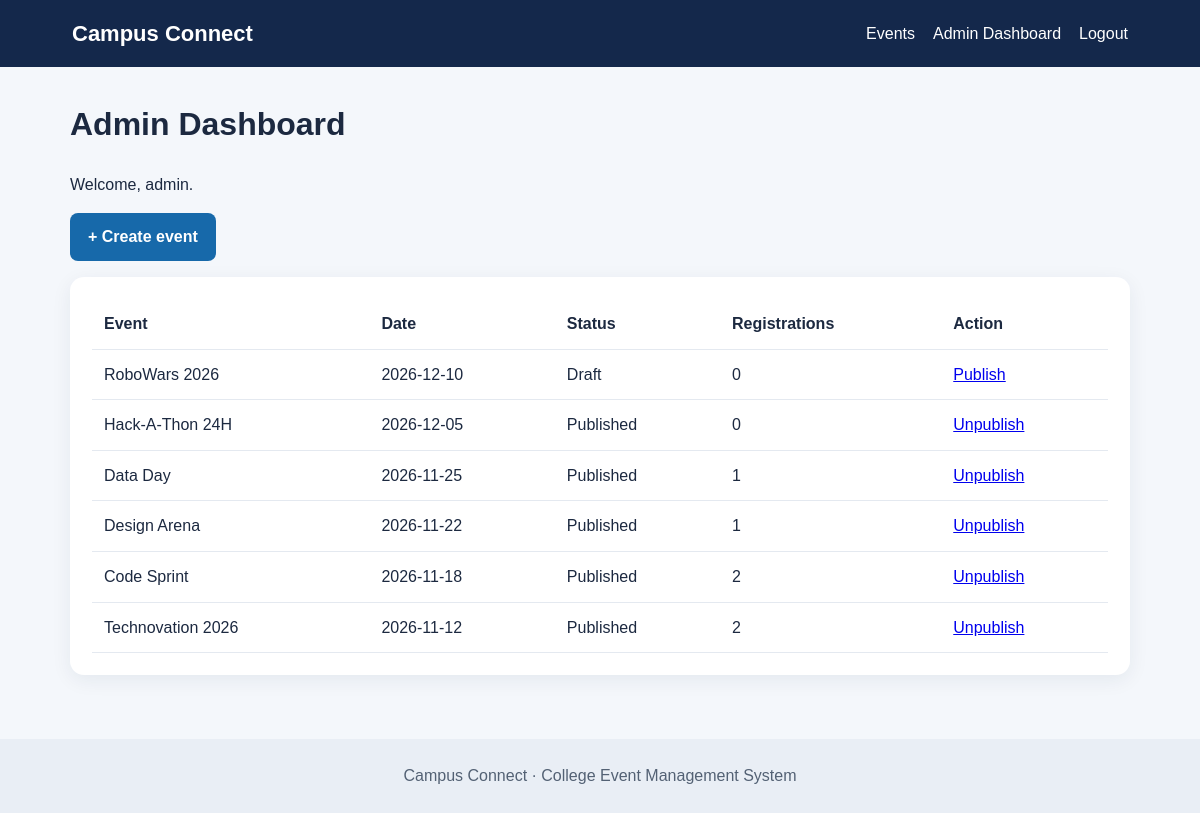
The page /admin.php (signed in) on the database its author committed.
### tables this page shows
CREATE TABLE `EVENT` (
  `event_id` INT AUTO_INCREMENT PRIMARY KEY,
  `title` VARCHAR(150) NOT NULL,
  `category` VARCHAR(50) NOT NULL,
  `description` TEXT NOT NULL,
  `event_date` DATE NOT NULL,
  `event_time` VARCHAR(30) DEFAULT '09:30 AM - 04:30 PM',
  `venue` VARCHAR(150) NOT NULL,
  `eligibility` VARCHAR(150) DEFAULT 'All B.E. / B.Tech Students',
  `seats` VARCHAR(50) DEFAULT 'Limited (First-Come Basis)',
  `publication_status` ENUM('Draft', 'Published', 'Closed') DEFAULT 'Draft',
  `created_by` INT DEFAULT NULL,
  `created_at` TIMESTAMP DEFAULT CURRENT_TIMESTAMP,
  INDEX (`category`),
  INDEX (`event_date`),
  INDEX (`publication_status`),
  CONSTRAINT `fk_event_admin` FOREIGN KEY (`created_by`) REFERENCES `ADMIN` (`admin_id`) ON DELETE SET NULL
);

### config.php (called while the page is built, shortened)
<?php
function h($value) { return htmlspecialchars((string)$value, ENT_QUOTES, 'UTF-8'); }

### admin.php (the view, shortened to what this page needs)
<?php
require_once "config.php"; require_admin();
$events=$pdo->query("SELECT E.*, (SELECT COUNT(*) FROM REGISTRATION R WHERE R.event_id=E.event_id) AS total_registrations FROM EVENT E ORDER BY event_date DESC")->fetchAll();
$page_title="Admin Dashboard"; include "includes/header.php";
?>
<h1>Admin Dashboard</h1><p>Welcome, <?= h($_SESSION['admin_name']) ?>.</p>
<p><a class="btn" href="event_create.php">+ Create event</a></p>
<div class="card"><table><tr><th>Event</th><th>Date</th><th>Status</th><th>Registrations</th><th>Action</th></tr>
<?php foreach($events as $e): ?><tr><td><?= h($e['title']) ?></td><td><?= h($e['event_date']) ?></td><td><?= h($e['publication_status']) ?></td><td><?= (int)$e['total_registrations'] ?></td><td>
<?php if($e['publication_status']==='Published'): ?><a href="?draft=<?= (int)$e['event_id'] ?>">Unpublish</a><?php else: ?><a href="?publish=<?= (int)$e['event_id'] ?>">Publish</a><?php endif; ?>
</td></tr><?php endforeach; ?></table></div>
<?php include "includes/footer.php"; ?>

### style.css (style rules this page uses)
* { box-sizing:border-box }
body { margin:0;font-family:Arial,sans-serif;background:#f4f7fb;color:#1c2940;line-height:1.6 }
.card,.detail { background:#fff;padding:22px;border-radius:14px;box-shadow:0 5px 20px #15294b12;margin:16px 0 }
.btn { display:inline-block;background:#1769aa;color:#fff;border:0;border-radius:8px;padding:11px 18px;text-decoration:none;cursor:pointer;font-weight:bold }
table { width:100%;border-collapse:collapse;background:#fff }
th,td { text-align:left;padding:12px;border-bottom:1px solid #e4e9f0 }

### rows shown on the page
event: title "RoboWars 2026", event_date "2026-12-10", publication_status "Draft", total_registrations "0"
event: title "Hack-A-Thon 24H", event_date "2026-12-05", publication_status "Published", total_registrations "0"
event: title "Data Day", event_date "2026-11-25", publication_status "Published", total_registrations "1"
event: title "Design Arena", event_date "2026-11-22", publication_status "Published", total_registrations "1"
event: title "Code Sprint", event_date "2026-11-18", publication_status "Published", total_registrations "2"
event: title "Technovation 2026", event_date "2026-11-12", publication_status "Published", total_registrations "2"

### other values the page prints
$_SESSION['admin_name'] "admin"
